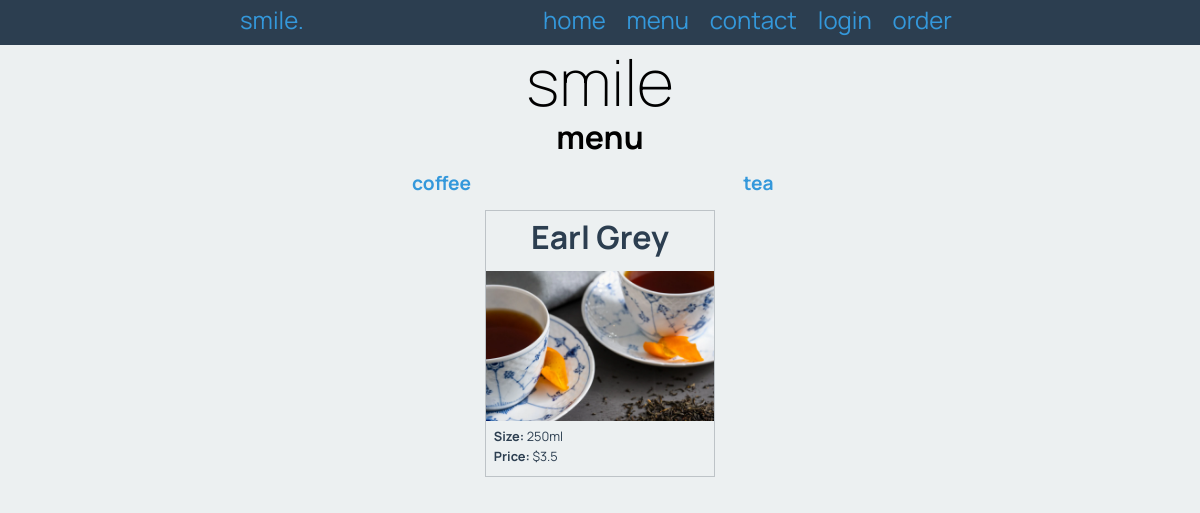
Page /menu/2 on the earlier database version.
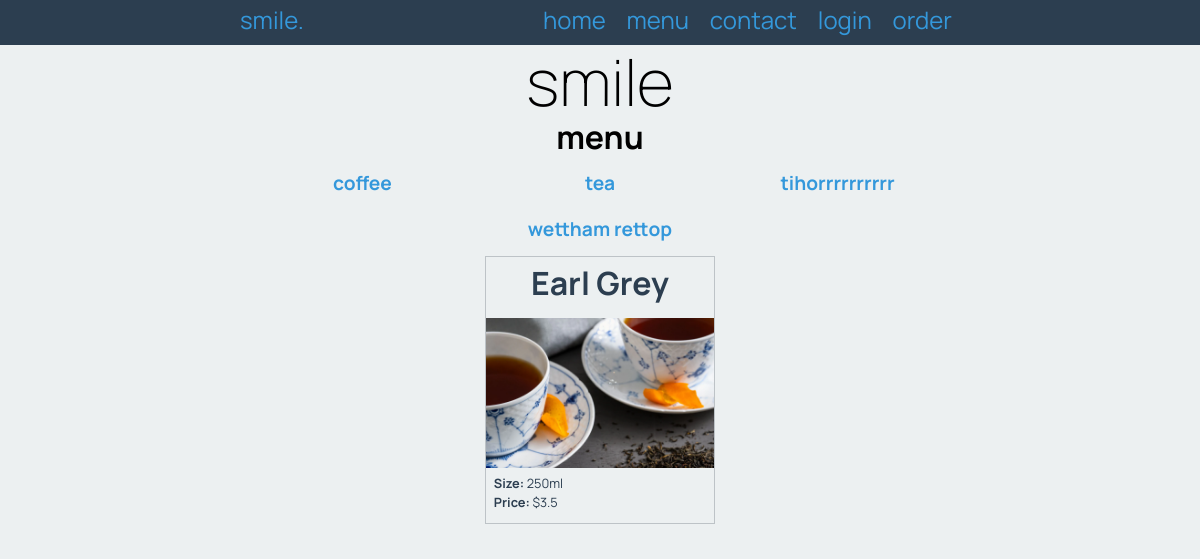
Same page on the later database version.
### tables this page shows
CREATE TABLE category
(
    id   integer
        constraint category_pk
            primary key autoincrement,
    name TEXT
);

CREATE TABLE "products"
(
    id          integer
        constraint products_pk
            primary key autoincrement,
    name        varchar(30),
    description varchar(300),
    volume      char(6),
    image       varchar(30),
    price       float
, cat_id integer);

### app.py (the view)
@app.route('/menu/<cat_id>')
def render_menu_page(cat_id):
    category_list = get_list("SELECT * FROM category", "")
    product_list = get_list("SELECT id, name, description, volume, image, price FROM products WHERE cat_id=?", (cat_id, ))
    order_start = request.args.get('order')
    if order_start == "start" and not is_ordering():
        session['order'] = []
    return render_template('menu.html', categories=category_list, products=product_list, logged_in=is_logged_in(), is_admin=is_admin(), ordering=is_ordering())

### app.py (called while the page is built)
def create_connection(db_file):
    try:
        connection = sqlite3.connect(db_file)
        return connection
    except Error as e:
        print(e)
    return None

def is_logged_in():
    if session.get('email') is None:
        return False
    else:
        return True

def is_admin():
    if session.get('is_admin') is not 1:
        return False
    else:
        return True

def is_ordering():
    if session.get('order') is None:
        return False
    else:
        return True

def get_list(query, params):
    con = create_connection(DATABASE)
    cur = con.cursor()
    if params == "":
        cur.execute(query)
    else:
        cur.execute(query, params)
    query_list = cur.fetchall()
    con.close()
    return query_list

### templates/menu.html (shortened to what this page needs)
{% extends 'base.html' %}
{% block pageheading %}
menu
{% endblock %}
{% block main %}
    <div class="category-menu">
        {% for category in categories %}
        <div class="category-item"><h2><a href="/menu/{{ category[0] }}">{{ category[1] }}</a></h2></div>
        {% endfor %}
    </div>
    <div class="products">
        {% for product in products %}
        <div class="product-box">
            <div class="product-box-heading">
                <h2>{{ product[1] }}</h2>
            </div>
            <div class = "product-box-image">
                <img src ="/static/images/{{ product[4] }}.jpg">
            </div>
            <div class="product-box-info">
                <p><strong>Size:</strong> {{ product[3] }}</p>
                <p><strong>Price:</strong> ${{ product[5] }}</p>
            </div>
        </div>
        {% endfor %}
    </div>
{% endblock %}

### templates/base.html (shortened to what this page needs)
<!DOCTYPE html>
<html>
<head>
    <link rel="stylesheet" href="https://cdnjs.cloudflare.com/ajax/libs/normalize/8.0.1/normalize.css"/>
    <link href="{{ url_for('static', filename='smile.css') }}" rel="stylesheet">
</head>
<body>
<nav>
    <div class="container">
        <div class="navbar-brand">smile.</div>
        <div class="navbar-links">
            <a href="/">home</a>
            <a href="/menu/1">menu</a>
            <a href="/contact">contact</a>
            {% if logged_in %}
            <a href="/logout">logout</a>
            {% else %}
            <a href="/login">login</a>
            {% endif %}
            {% if ordering %}
            <a href="/cart">cart</a>
            {% else %}
            <a href="/menu/1?order=start">order</a>
            {% endif %}
        </div>
    </div>
</nav>
<div class="container">
    <header>
        <h1>smile</h1>
        <h2>{% block pageheading %}{% endblock %}</h2>
    </header>
    <main>
        {% block main %}
        {% endblock %}
    </main>
</div>
</body>
</html>

### static/smile.css (style rules this page uses)
* { font-family: 'Manrope', sans-serif; padding: 0; margin: 0; box-sizing: border-box; }
body { background-color: rgba(236, 240, 241, 1.0); }
.container { width: 60vw; margin: auto; }
.container::after { content: ""; clear: both; display: table; }
img { max-width: 100%; }
h1 { text-align: center; font-weight: 200; font-size: 4rem; margin: 0; }
h2 { font-size: 2rem; text-align: center; margin: 0 0 0.5rem 0; }
nav { background-color: rgba(44, 62, 80, 1.0); text-align: center; font-size: 1.5rem; padding-top: 0.4rem; padding-bottom: 0.7rem; color: rgba(52, 152, 219, 1.0); }
.navbar-brand { display: inline; float: left; }
.navbar-links { display: inline; float: right; }
nav a { padding: 0 0.5rem; font-size: 1.5rem; }
a, a:visited { color: rgba(52, 152, 219, 1.0); text-decoration: none; }
.category-menu { display: flex; flex-wrap: wrap; justify-content: space-evenly; }
.category-item { width: 32%; }
.category-item h2 { text-align: center; font-size: 1.2rem; padding: 0.5rem; }
.products { display: flex; flex-wrap: wrap; justify-content: space-evenly; }
.product-box { width: 32%; border: 1px solid rgba(189, 195, 199, 1.0); color: rgba(44, 62, 80, 1.0); margin-bottom: 0.5rem; }
.product-box-heading { padding: 0.5rem; }
.product-box-image { height: 150px; overflow: hidden; }
.product-box-info { padding: 0.5rem; }
.product-box p { font-size: 0.8rem; margin-bottom: 0.3rem; }

Differences in the rows shown:
added category: name "tihorrrrrrrrrr"
added category: name "wettham rettop"
